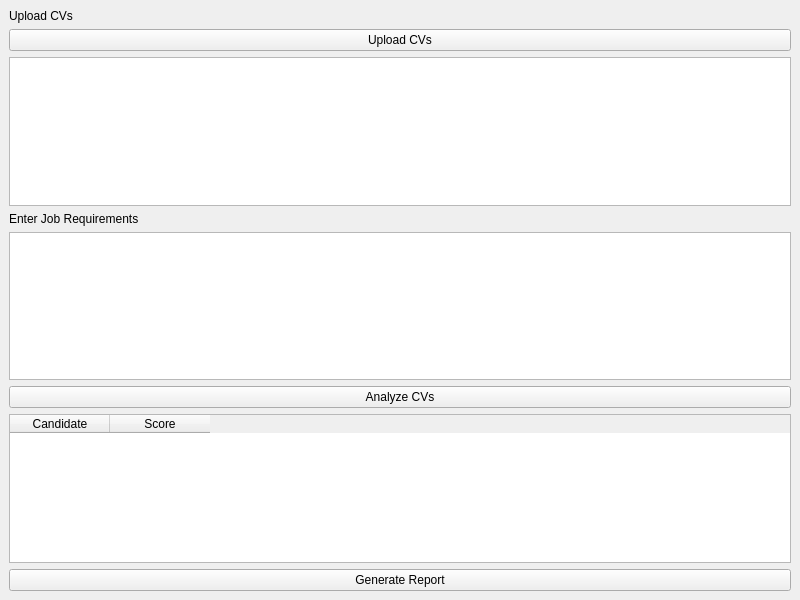
<?xml version="1.0" encoding="UTF-8"?>
<ui version="4.0">
 <class>MainWindow</class>
 <widget class="QMainWindow" name="MainWindow">
  <property name="geometry">
   <rect>
    <x>0</x>
    <y>0</y>
    <width>800</width>
    <height>600</height>
   </rect>
  </property>
  <property name="windowTitle">
   <string>CV Analyzer</string>
  </property>
  <widget class="QWidget" name="centralwidget">
   <layout class="QVBoxLayout" name="verticalLayout">
    <item>
     <widget class="QLabel" name="label">
      <property name="text">
       <string>Upload CVs</string>
      </property>
     </widget>
    </item>
    <item>
     <widget class="QPushButton" name="uploadButton">
      <property name="text">
       <string>Upload CVs</string>
      </property>
     </widget>
    </item>
    <item>
     <widget class="QListWidget" name="fileList"/>
    </item>
    <item>
     <widget class="QLabel" name="label_2">
      <property name="text">
       <string>Enter Job Requirements</string>
      </property>
     </widget>
    </item>
    <item>
     <widget class="QTextEdit" name="requirementsInput"/>
    </item>
    <item>
     <widget class="QPushButton" name="analyzeButton">
      <property name="text">
       <string>Analyze CVs</string>
      </property>
     </widget>
    </item>
    <item>
     <widget class="QTableWidget" name="resultTable">
      <property name="columnCount">
       <number>2</number>
      </property>
      <property name="rowCount">
       <number>0</number>
      </property>
      <column>
       <property name="text">
        <string>Candidate</string>
       </property>
      </column>
      <column>
       <property name="text">
        <string>Score</string>
       </property>
      </column>
     </widget>
    </item>
    <item>
     <widget class="QPushButton" name="generateReportButton">
      <property name="text">
       <string>Generate Report</string>
      </property>
     </widget>
    </item>
   </layout>
  </widget>
  <layoutdefault spacing="6" margin="11"/>
 </widget>
 <resources/>
 <connections/>
</ui>
